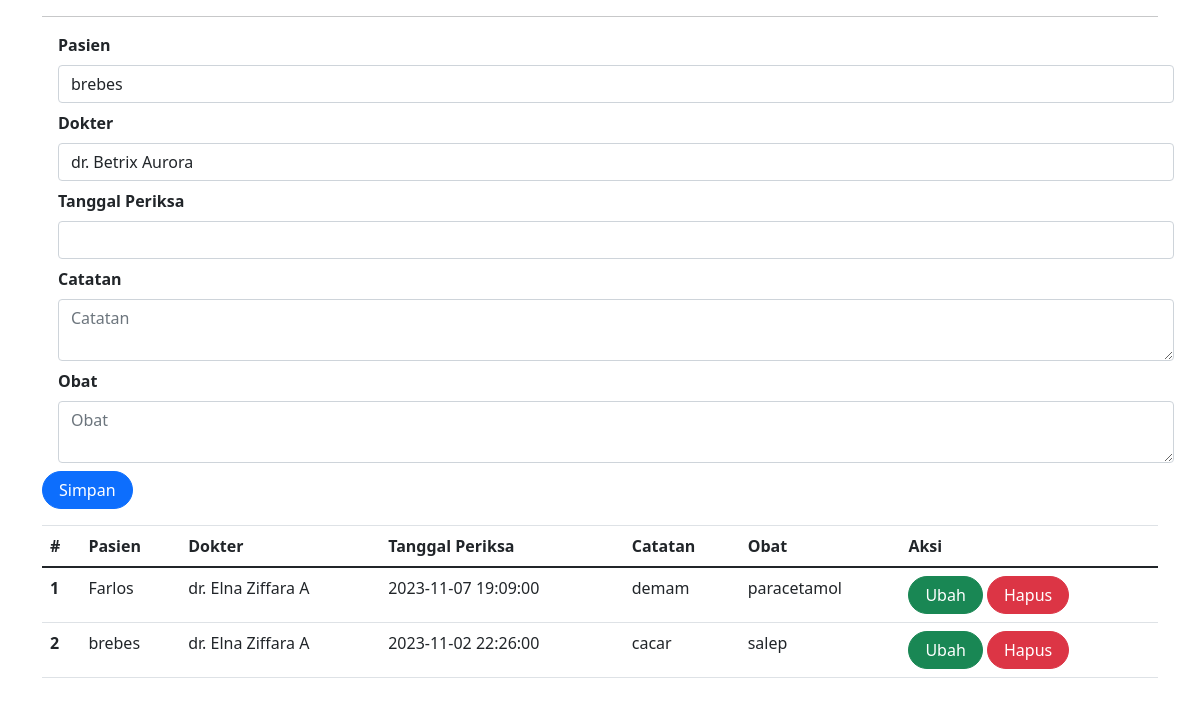
/periksa.php (signed in), run on the app's committed database.
### tables this page shows
CREATE TABLE `periksa` (
  `id` int(10) NOT NULL,
  `id_pasien` int(11) DEFAULT NULL,
  `id_dokter` int(11) DEFAULT NULL,
  `tgl_periksa` datetime DEFAULT NULL,
  `catatan` text DEFAULT NULL,
  `obat` varchar(255) DEFAULT NULL
);

CREATE TABLE `pasien` (
  `id` int(10) UNSIGNED NOT NULL,
  `nama` varchar(255) DEFAULT NULL,
  `alamat` varchar(255) DEFAULT NULL,
  `no_hp` varchar(50) DEFAULT NULL
);

CREATE TABLE `dokter` (
  `id` int(10) UNSIGNED NOT NULL,
  `nama` varchar(255) DEFAULT NULL,
  `alamat` varchar(255) DEFAULT NULL,
  `no_hp` varchar(50) DEFAULT NULL
);

### periksa.php (the view, shortened to what this page needs)
<?php
include_once("koneksi.php");
?>
<!DOCTYPE html>
<html lang="en">
<head>
    <link rel="stylesheet" href="assets/css/bootstrap.css">
    <link href="https://cdn.jsdelivr.net/npm/bootstrap@5.0.2/dist/css/bootstrap.min.css"
    rel="stylesheet"
>
</head>
<body>
<div class="container">
<hr>
<form class="form row" method="POST" action="" name="myForm" onsubmit="return(validate());">
    <?php
    $id_pasien = '';
    $tgl_periksa = '';
    $catatan = '';
    $obat ='';
    ?>
    <div class="form-group mx-sm-3 mb-2">
        <label for="inputPasien" class="form-label fw-bold">
            Pasien
        </label>
        <select class="form-control" name="id_pasien">
            <?php
            $selected = '';
            $pasien = mysqli_query($mysqli, "SELECT * FROM pasien");
            while ($data = mysqli_fetch_array($pasien)) {
                if ($data['id'] == $id_pasien) {
                    $selected = 'selected="selected"';
                } else {
                    $selected = '';
                }
            ?>
                <option value="<?php echo $data['id'] ?>" <?php echo $selected ?>><?php echo $data['nama'] ?></option>
            <?php
            }
            ?>
        </select>
    </div>
    <div class="form-group mx-sm-3 mb-2">
        <label for="inputDokter" class="form-label fw-bold">
            Dokter
        </label>
        <select class="form-control" name="id_dokter">
            <?php
            $selected = '';
            $dokter = mysqli_query($mysqli, "SELECT * FROM dokter");
            while ($data = mysqli_fetch_array($dokter)) {
                if ($data['id'] == $id_dokter) {
                    $selected = 'selected="selected"';
                } else {
                    $selected = '';
                }
            ?>
                <option value="<?php echo $data['id'] ?>" <?php echo $selected ?>><?php echo $data['nama'] ?></option>
            <?php
            }
            ?>
        </select>
    </div>
    <div class="form-group mx-sm-3 mb-2">
        <label for="inputTanggal" class="form-label fw-bold">
            Tanggal Periksa
        </label>
        <input type="datetime" class="form-control" name="tgl_periksa" id="inputTanggal" value="<?php echo $tgl_periksa; ?>">
    </div>
    <div class="form-group mx-sm-3 mb-2">
        <label for="inputCatatan" class="form-label fw-bold">
            Catatan
        </label>
        <textarea class="form-control" name="catatan" id="inputCatatan" placeholder="Catatan"><?php echo $catatan; ?></textarea>
    </div>
    <div class="form-group mx-sm-3 mb-2">
        <label for="inputCatatan" class="form-label fw-bold">
            Obat
        </label>
        <textarea class="form-control" name="obat" id="inputObat" placeholder="Obat"><?php echo $obat; ?></textarea>
    </div>
    <div class="form-group">
        <button type="submit" class="btn btn-primary rounded-pill px-3" name="simpan">Simpan</button>
    </div>
</form>
<table class="table table-hover">
    <thead>
        <tr>
            <th scope="col">#</th>
            <th scope="col">Pasien</th>
            <th scope="col">Dokter</th>
            <th scope="col">Tanggal Periksa</th>
            <th scope="col">Catatan</th>
            <th scope="col">Obat</th>
            <th scope="col">Aksi</th>
        </tr>
    </thead>
    <tbody>
        <?php
        $result = mysqli_query(
            $mysqli, "SELECT pr.*, d.nama as 'nama_dokter', p.nama as 'nama_pasien' FROM periksa pr LEFT JOIN dokter d ON (pr.id_dokter = d.id) LEFT JOIN pasien p ON (pr.id_pasien = p.id) ORDER BY pr.tgl_periksa DESC"
        );
        $no = 1;
        while ($data = mysqli_fetch_array($result)) {
        ?>
            <tr>
                <th scope="row"><?php echo $no++ ?></th>
                <td><?php echo $data['nama_pasien'] ?></td>
                <td><?php echo $data['nama_dokter'] ?></td>
                <td><?php echo $data['tgl_periksa'] ?></td>
                <td><?php echo $data['catatan'] ?></td>
                <td><?php echo $data['obat'] ?></td>
                <td>
                    <a class="btn btn-success rounded-pill px-3" href="index.php?page=periksa&id=<?php echo $data['id'] ?>">Ubah</a>
                    <a class="btn btn-danger rounded-pill px-3" href="index.php?page=periksa&id=<?php echo $data['id'] ?>&aksi=hapus">Hapus</a>
                </td>
            </tr>
        <?php
        }
        ?>
    </tbody>
</table>
</body>
</html>

### data on the page
periksa: id_pasien.nama "Farlos", id_dokter.nama "dr. Elna Ziffara A", tgl_periksa "2023-11-07 19:09:00", catatan "demam", obat "paracetamol"
periksa: id_pasien.nama "brebes", id_dokter.nama "dr. Elna Ziffara A", tgl_periksa "2023-11-02 22:26:00", catatan "cacar", obat "salep"

### other printed values
form field id_pasien "brebes"
form field id_dokter "dr. Betrix Aurora"
